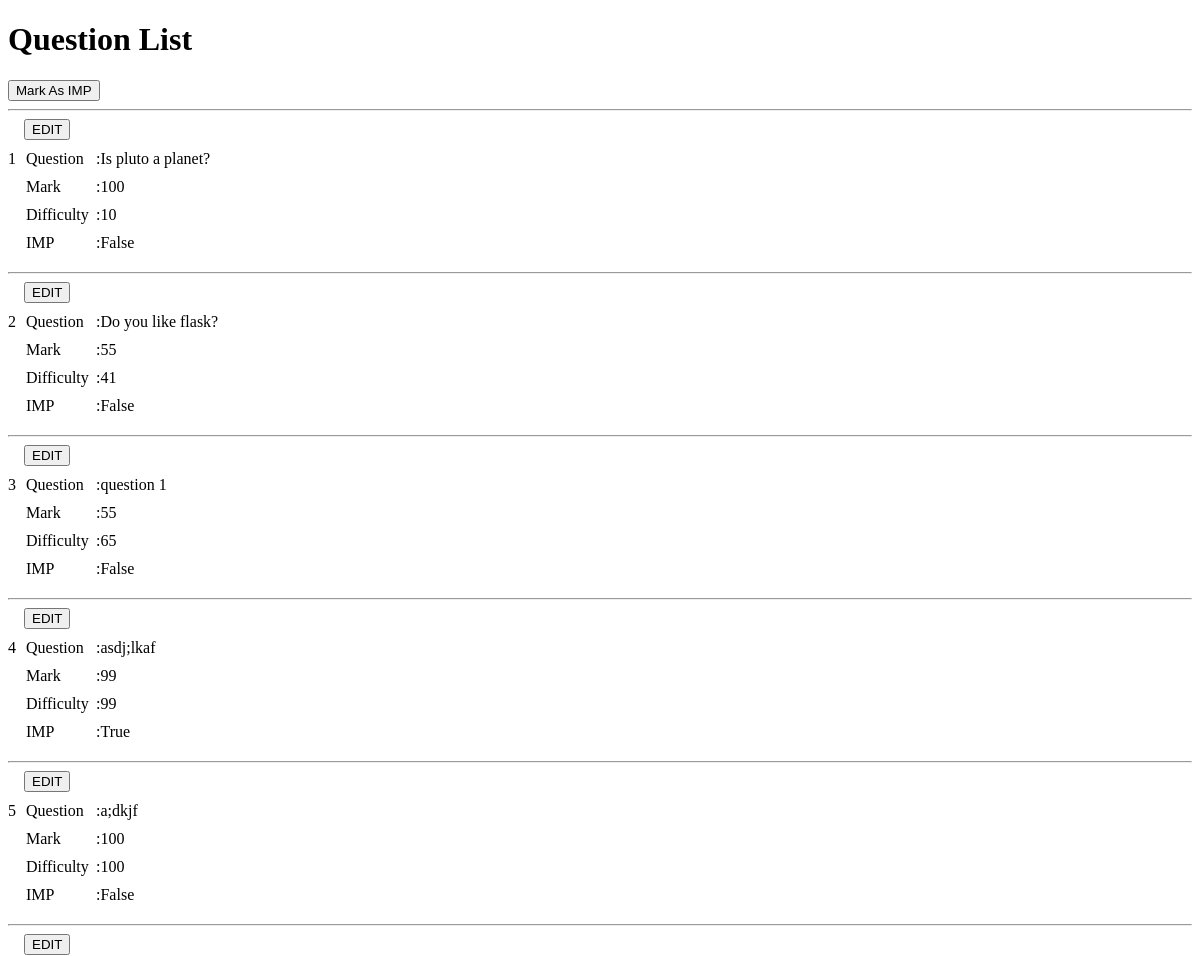
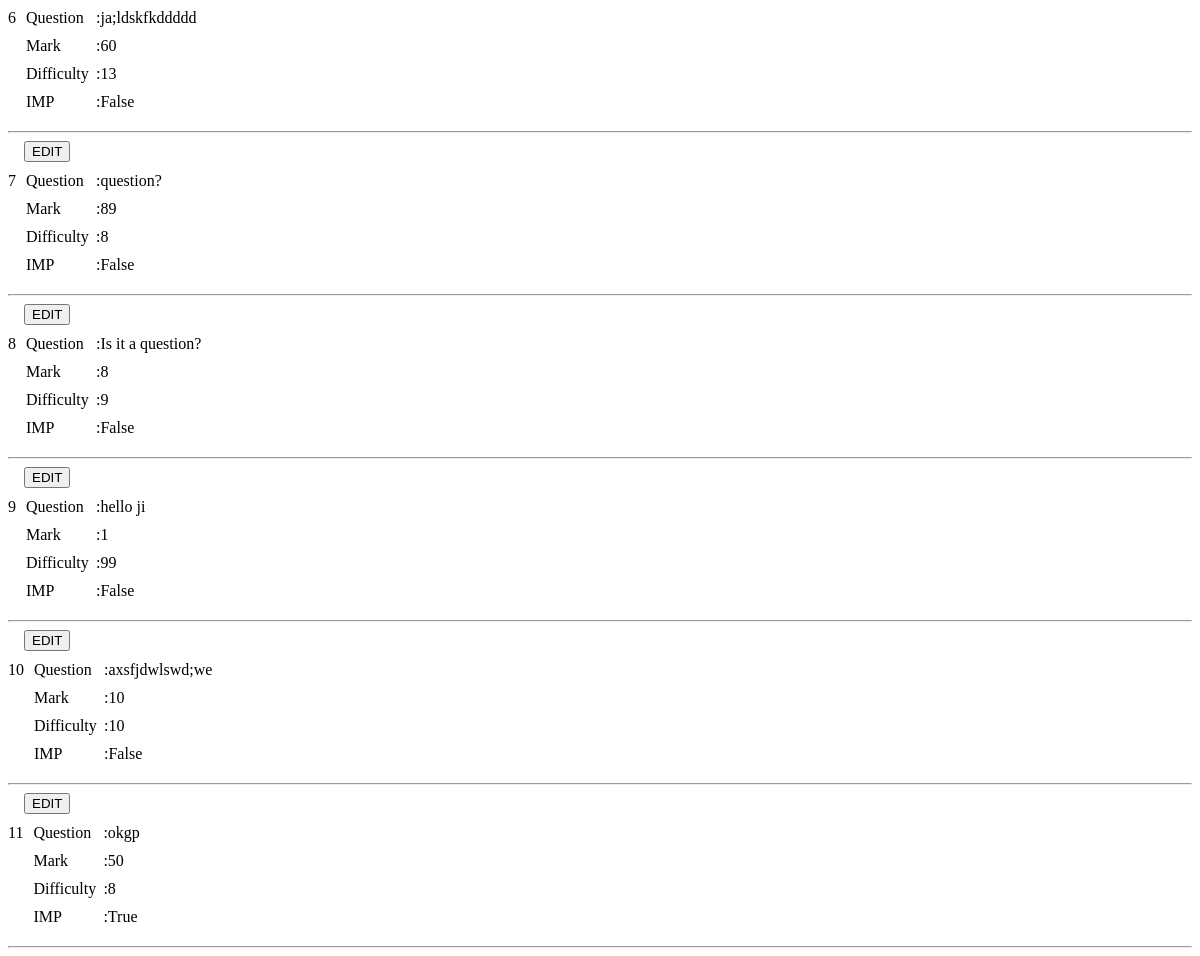
/question, run on an earlier commit of the app's database (2 pictures, top to bottom).
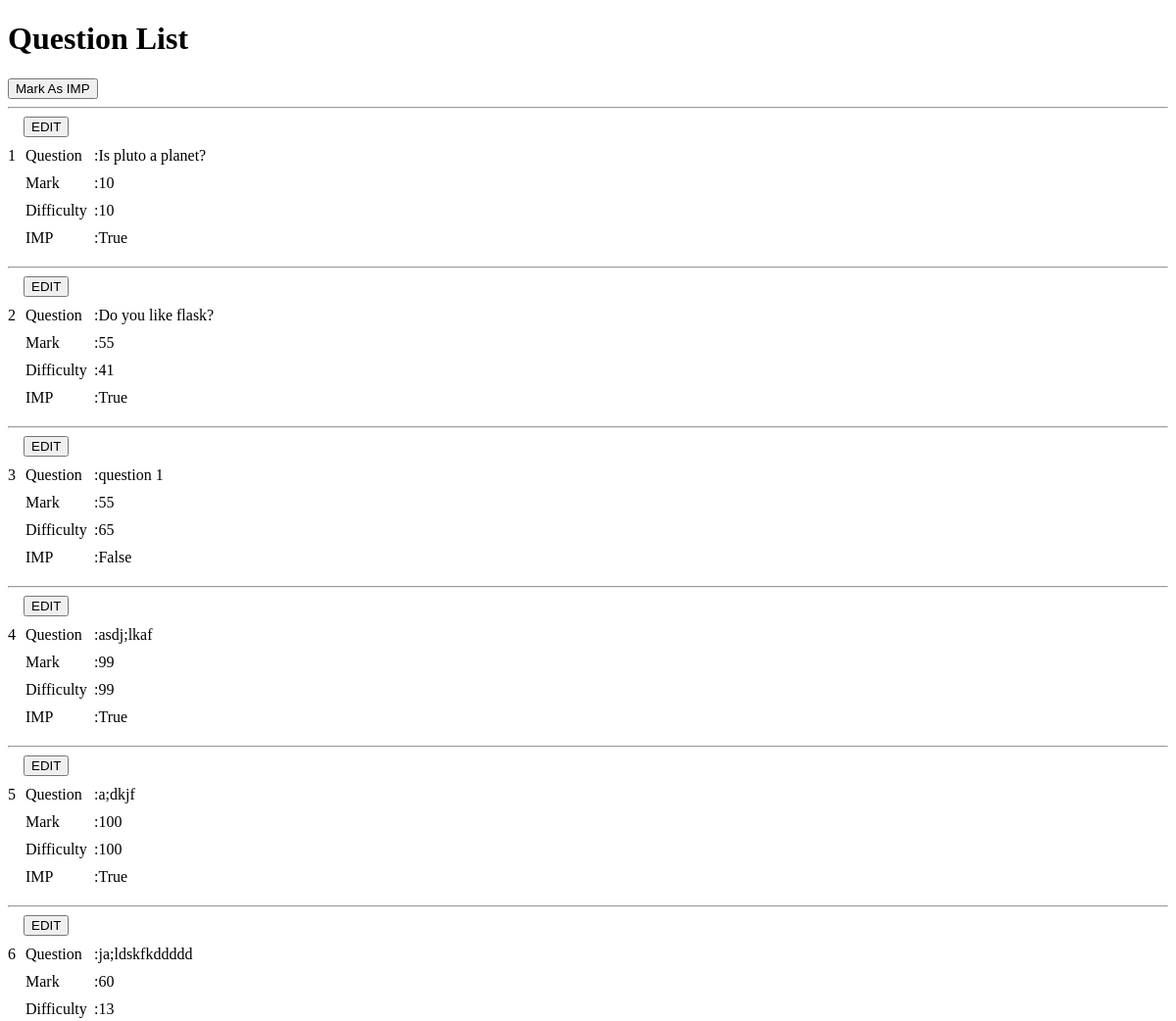
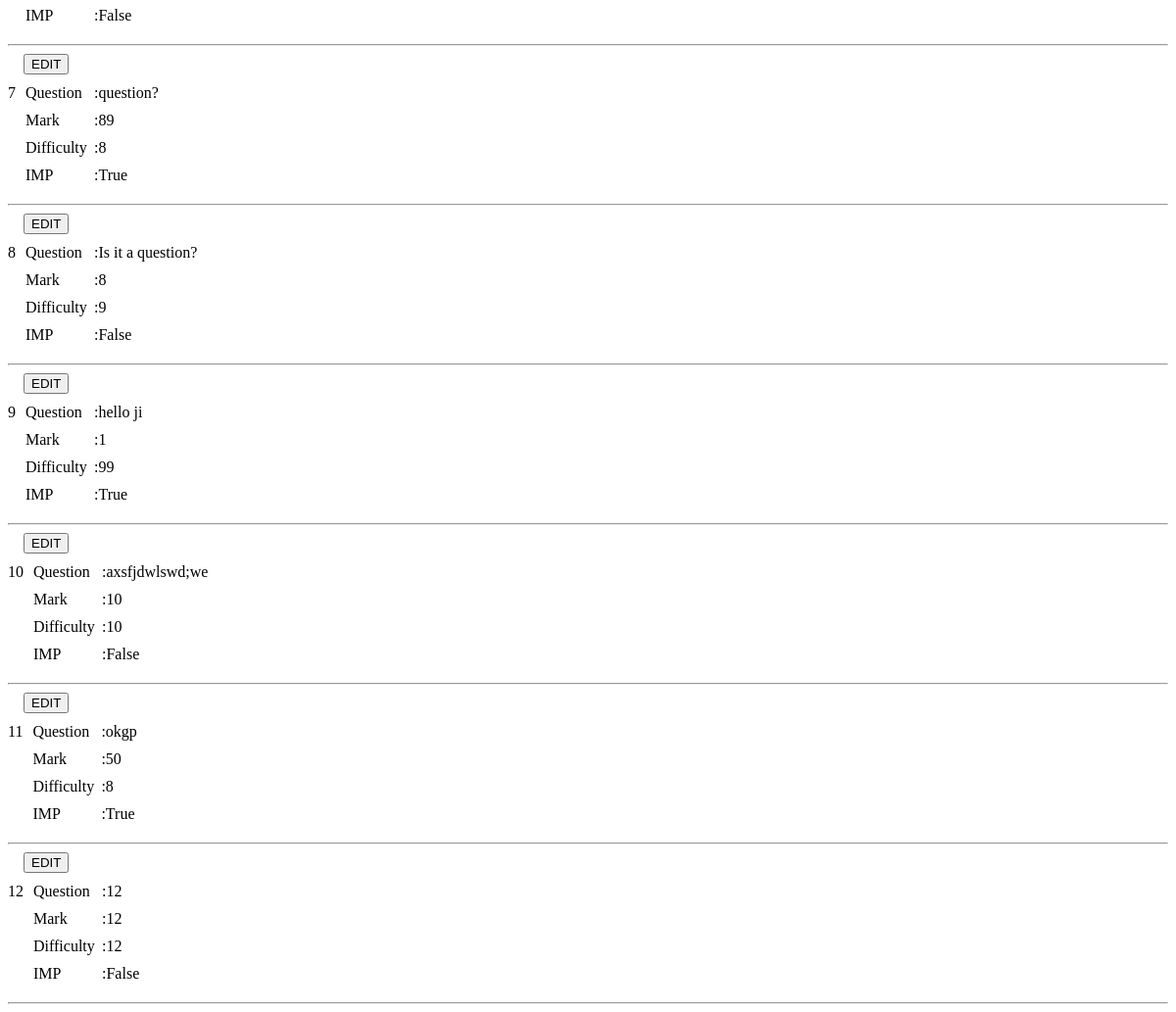
And on a later commit of the database (2 pictures, top to bottom).
### flaskapp/models.py (models this page shows, shortened)
class Question(db.Model):
    id = db.Column(db.Integer, primary_key=True)
    question = db.Column(db.Text, nullable=False)
    mark = db.Column(db.Integer, nullable=False)
    difficulty = db.Column(db.Integer, nullable=False)
    imp = db.Column(db.Boolean, default=False)

### flaskapp/routes.py (the view)
@app.route("/question")
def questions():
    _questions = Question.query.all()
    return render_template("questions.html",
                           questions=_questions,
                           css_file='css/question_form.css',
                           js_file='js/update_question.js'
                           )

### flaskapp/templates/questions.html (shortened to what this page needs)
{% extends "layout.html" %} {% block main %}
<div id="questions">
   {% block content %}
  <h1>Question List</h1>
  <button id="mark">Mark As IMP</button>
  <hr />
  {% for q in questions %}
  <div class="controlBtn">
    <button class="editBtn">EDIT</button>
  </div>
  <div class="questionContainer">
    <div class="questionId">
      {{q.id}}
    </div>
    <div class="formContent">
      <ul class="questions">
        <li class="questionItems">
          <div class="questionLabel">Question</div>
          <div class="questionValue">:{{q.question}}</div>
        </li>
        <li class="questionItems">
          <div class="questionLabel">Mark</div>
          <div class="questionValue">:{{q.mark}}</div>
        </li>
        <li class="questionItems">
          <div class="questionLabel">Difficulty</div>
          <div class="questionValue">:{{q.difficulty}}</div>
        </li>
        <li class="questionItems">
          <div class="questionLabel">IMP</div>
          <label
            ><span class="questionValue">:{{q.imp}}</span>
          /></label>
        </li>
      </ul>
    </div>
  </div>
  <hr />
  {% endfor %} {% endblock %}
</div>
{% endblock %}

### flaskapp/templates/layout.html (shortened to what this page needs)
<!DOCTYPE html>
<html lang="en">
<head>
    <link rel="stylesheet" type="text/css" href=" {{ url_for('static', filename=css_file) }}" />
</head>
<body>
    {% block main %}
    {% endblock main %}
</body>
</html>

### flaskapp/static/css/question_form.css (style rules this page uses)
.questionContainer { display: flex; margin: 0 0 10px 0; }
.questionId { margin: 10px 0; }
.questions { list-style-type: none; padding: 0 0 0 10px; margin: 0; }
.questionItems { display: flex; margin: 10px 0; }
.questionLabel { width: 70px; }
.controlBtn { margin-left: 16px; }

What changed in the data, as far as the page shows it:
changed Question "Is pluto a planet?": mark "100" → "10"; imp "False" → "True"
changed Question "Do you like flask?": imp "False" → "True"
changed Question "a;dkjf": imp "False" → "True"
changed Question "question?": imp "False" → "True"
changed Question "hello ji": imp "False" → "True"
added Question: id "12", question "12", mark "12", difficulty "12", imp "False"
